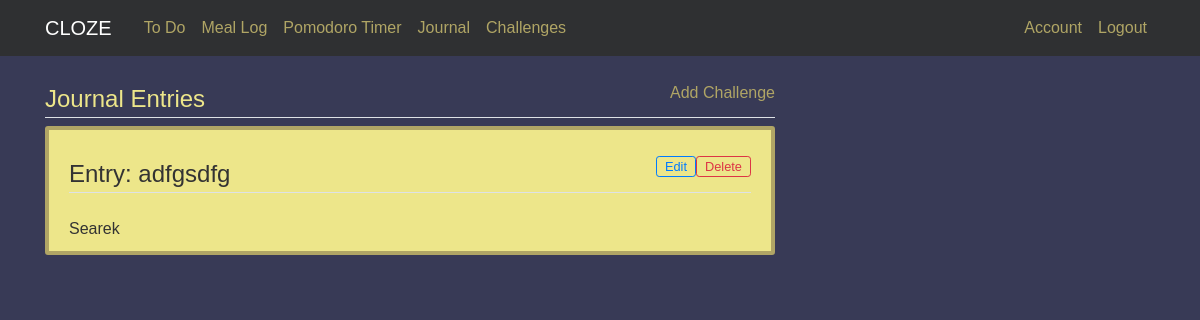
Page /journal (signed in) on the earlier database version.
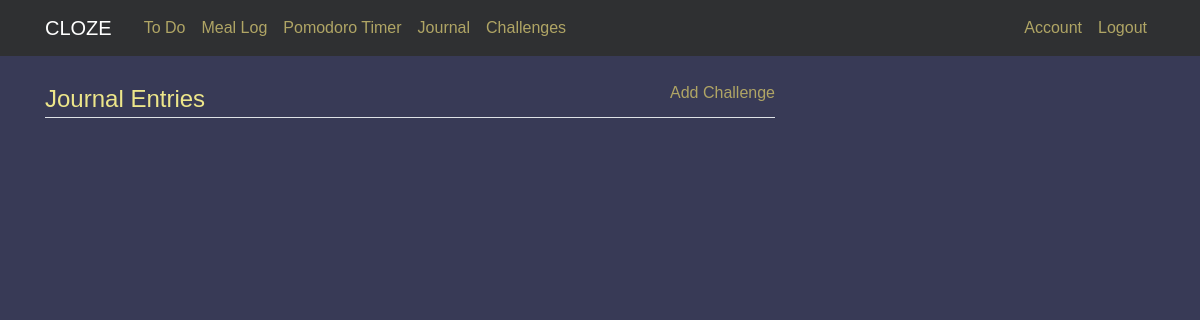
Same page on the later database version.
### cloze/models.py (models this page shows)
class Entry(db.Model):
    id = db.Column(db.Integer, primary_key=True)
    title = db.Column(db.String(256), index=True)
    content = db.Column(db.String(512), index=True)
    user_id = db.Column(db.Integer, db.ForeignKey('user.id'), nullable=False)

### cloze/routes.py (the view)
@app.route('/journal')
@login_required
def journal():
    entries = db.session.query(Entry).filter_by(owner = current_user)
    return render_template('journal.html', entries=entries, title="Journal")

### cloze/models.py (called while the page is built)
@login_manager.user_loader
def load_user(userId):
    return User.query.get(int(userId))

### cloze/Templates/journal.html
{% extends "layout.html" %}
{% block content %}
<div class="col-md-8">
    <div class="">
        <a style="float:right; vertical-align: bottom;" href="{{ url_for('entry') }}">Add Challenge</a>
        <legend class="border-bottom mb-2" style="color: #ede68a;">Journal Entries</legend>
    </div>
    {% for entry in entries %}
        <div class="content-section">
            <div>
                <form action="{{ url_for('delete_entry', id=entry.id) }}" method="POST" >
                    <input align="right" class="btn btn-sm btn-outline-danger py-0" style="float: right; font-size: 0.8em;" type="submit" value="Delete">
                </form>
                <form action="{{ url_for('edit_entry', id=entry.id) }}" method="POST" >
                    <input align="right" class="btn btn-sm btn-outline-primary py-0" style="float: right; font-size: 0.8em;" type="submit" value="Edit">
                </form>
                <legend class="border-bottom mb-4">Entry: {{entry.title}}</legend>
            </div>
            {{entry.content}}
        </div>
    {% endfor %}
</div>
{% endblock content %}

### cloze/Templates/layout.html (shortened to what this page needs)
<html>
<head>
    <link rel="stylesheet" href="https://maxcdn.bootstrapcdn.com/bootstrap/4.0.0/css/bootstrap.min.css">
    <link rel= "stylesheet" type= "text/css" href= "{{ url_for('static',filename='css/main.css') }}">
</head>
<body>
    <header class="site-header">
        <nav class="navbar navbar-expand-md navbar-dark bg-black fixed-top">
            <div class="container">
                <a class="navbar-brand mr-4" href="/home">CLOZE</a>
                <div class="navbar-nav mr-auto">
                    <a class="nav-item nav-link" href="/todo">To Do</a>
                    <a class="nav-item nav-link" href="/meal-log">Meal Log</a>
                    <a class="nav-item nav-link" href="/pomodoro">Pomodoro Timer</a>
                    <a class="nav-item nav-link" href="/journal">Journal</a>
                    <a class="nav-item nav-link" href="/challenges">Challenges</a>
                </div>
                <div class="navbar-nav">
                    {% if current_user.is_authenticated %}
                        <a class="nav-item nav-link" href="/account">Account</a>
                        <a class="nav-item nav-link" href="/logout">Logout</a>
                    {% else %}
                        <a class="nav-item nav-link" href="/login">Login</a>
                        <a class="nav-item nav-link" href="/register">Register</a>
                    {% endif %}
                </div>
            </div>
        </nav>
    </header>
    <main role="main" class="container">
        <div class="row">
            <div class="col-md-8">
            </div>
            {% block content %}{% endblock %}
        </div>
    </main>
</body>
</html>

### cloze/static/css/main.css (style rules this page uses)
body { font-family: "Source Sans Pro", sans-serif; background: #383a56; color: #333333; margin-top: 5rem; }
a { color: #b0a565; }
legend { border-color: black; }
.bg-black { background-color: #2f3032; }
.site-header .navbar-nav .nav-link { color: #b0a565; }

Differences in the rows shown:
removed Entry: title "adfgsdfg", content "Searek"
